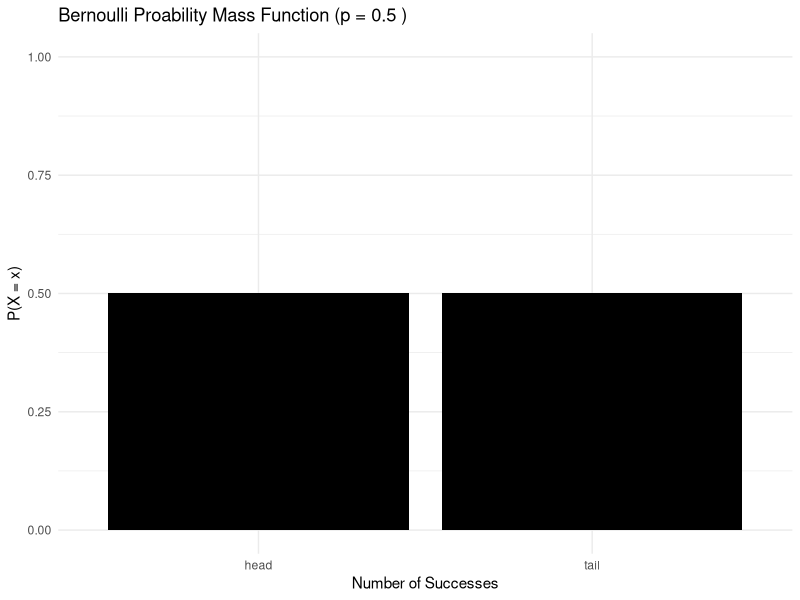

Write R code to recreate this figure.
## ---- chunk 1
knitr::opts_chunk$set(echo = TRUE)
## ---- chunk 2
library(ggplot2)

n = 1
p <- 0.5

x <- 0:n
prob <- dbinom(x, size = n, prob = p)
df <- data.frame(x = x, prob = prob)

labels = c("head", "tail")
# Plot using ggplot2
ggplot(df, aes(x = factor(labels), y = prob)) +
  geom_col(fill = "black") +
  ylim(0, 1) +
  labs(title = paste("Bernoulli Proability Mass Function (p =", p, ")"),
       x = "Number of Successes",
       y = "P(X = x)") +
  theme_minimal()

